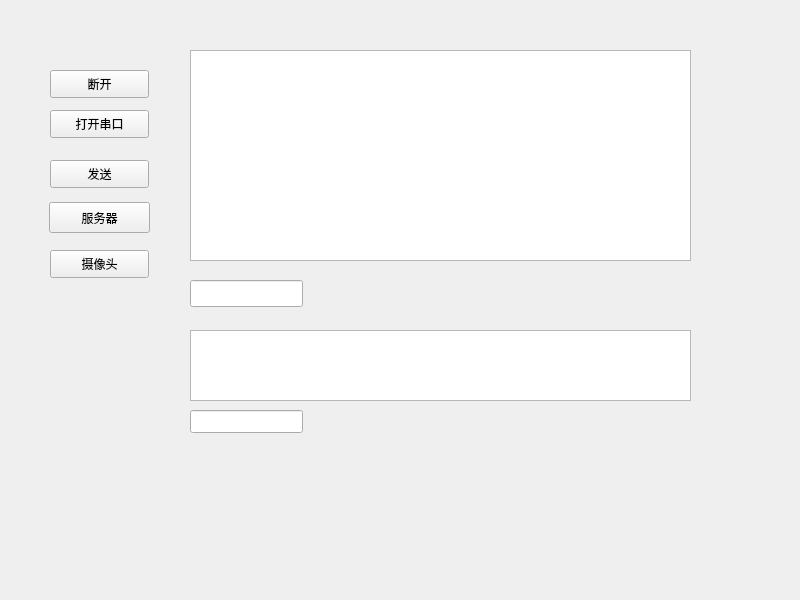
<?xml version="1.0" encoding="UTF-8"?>
<ui version="4.0">
 <class>Widget</class>
 <widget class="QWidget" name="Widget">
  <property name="geometry">
   <rect>
    <x>0</x>
    <y>0</y>
    <width>800</width>
    <height>600</height>
   </rect>
  </property>
  <property name="windowTitle">
   <string>Widget</string>
  </property>
  <widget class="QPushButton" name="pushButton">
   <property name="geometry">
    <rect>
     <x>50</x>
     <y>110</y>
     <width>99</width>
     <height>28</height>
    </rect>
   </property>
   <property name="text">
    <string>打开串口</string>
   </property>
  </widget>
  <widget class="QPushButton" name="pushButton_2">
   <property name="geometry">
    <rect>
     <x>50</x>
     <y>70</y>
     <width>99</width>
     <height>28</height>
    </rect>
   </property>
   <property name="text">
    <string>断开</string>
   </property>
  </widget>
  <widget class="QTextEdit" name="textEdit">
   <property name="geometry">
    <rect>
     <x>190</x>
     <y>50</y>
     <width>501</width>
     <height>211</height>
    </rect>
   </property>
  </widget>
  <widget class="QLineEdit" name="lineEdit">
   <property name="geometry">
    <rect>
     <x>190</x>
     <y>280</y>
     <width>113</width>
     <height>27</height>
    </rect>
   </property>
  </widget>
  <widget class="QPushButton" name="pushButton_3">
   <property name="geometry">
    <rect>
     <x>50</x>
     <y>160</y>
     <width>99</width>
     <height>28</height>
    </rect>
   </property>
   <property name="text">
    <string>发送</string>
   </property>
  </widget>
  <widget class="QTextEdit" name="textEdit_2">
   <property name="geometry">
    <rect>
     <x>190</x>
     <y>330</y>
     <width>501</width>
     <height>71</height>
    </rect>
   </property>
  </widget>
  <widget class="QLineEdit" name="lineEdit_2">
   <property name="geometry">
    <rect>
     <x>190</x>
     <y>410</y>
     <width>113</width>
     <height>23</height>
    </rect>
   </property>
  </widget>
  <widget class="QPushButton" name="pushButton_4">
   <property name="geometry">
    <rect>
     <x>49</x>
     <y>202</y>
     <width>101</width>
     <height>31</height>
    </rect>
   </property>
   <property name="text">
    <string>服务器</string>
   </property>
  </widget>
  <widget class="QPushButton" name="pushButton_5">
   <property name="geometry">
    <rect>
     <x>50</x>
     <y>250</y>
     <width>99</width>
     <height>28</height>
    </rect>
   </property>
   <property name="text">
    <string>摄像头</string>
   </property>
  </widget>
  <widget class="QWidget" name="verticalLayoutWidget">
   <property name="geometry">
    <rect>
     <x>20</x>
     <y>310</y>
     <width>160</width>
     <height>80</height>
    </rect>
   </property>
   <layout class="QVBoxLayout" name="verticalLayout"/>
  </widget>
 </widget>
 <resources/>
 <connections/>
</ui>
